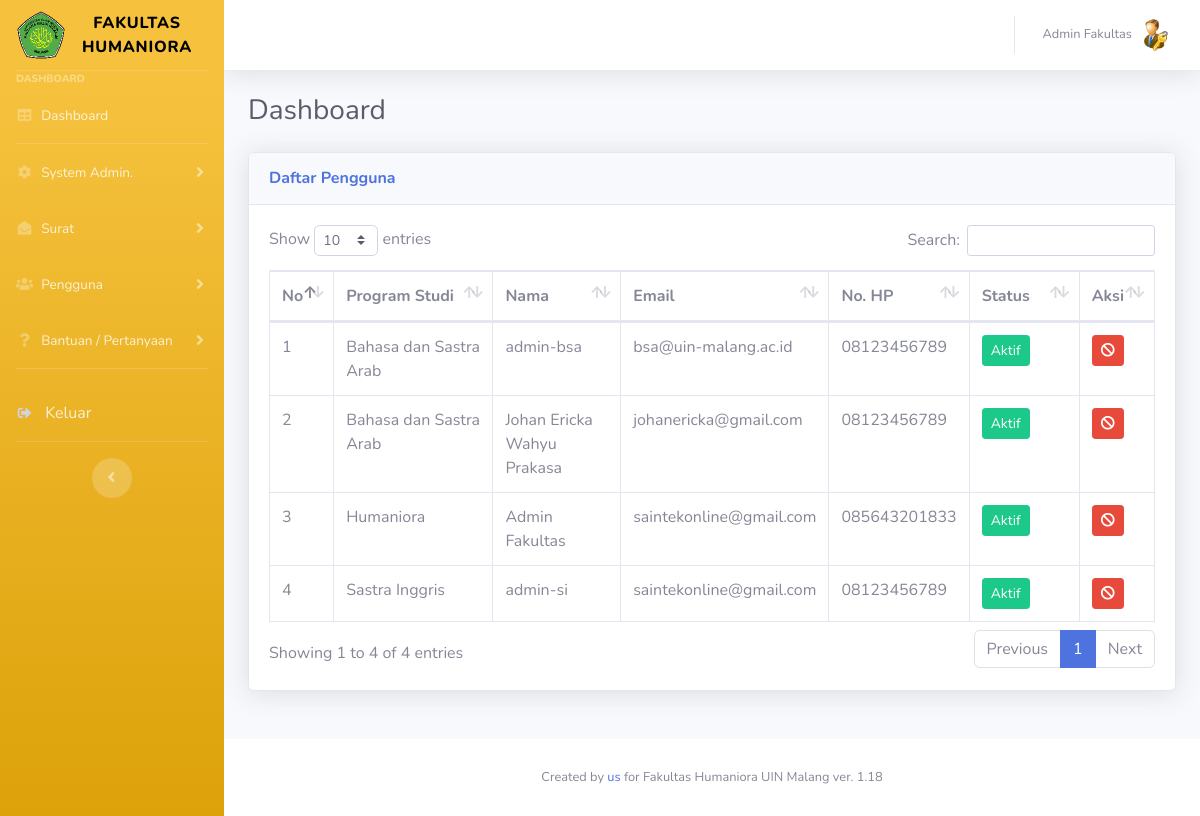
Before: /admin/user-tampil.php (signed in) with the older database file.
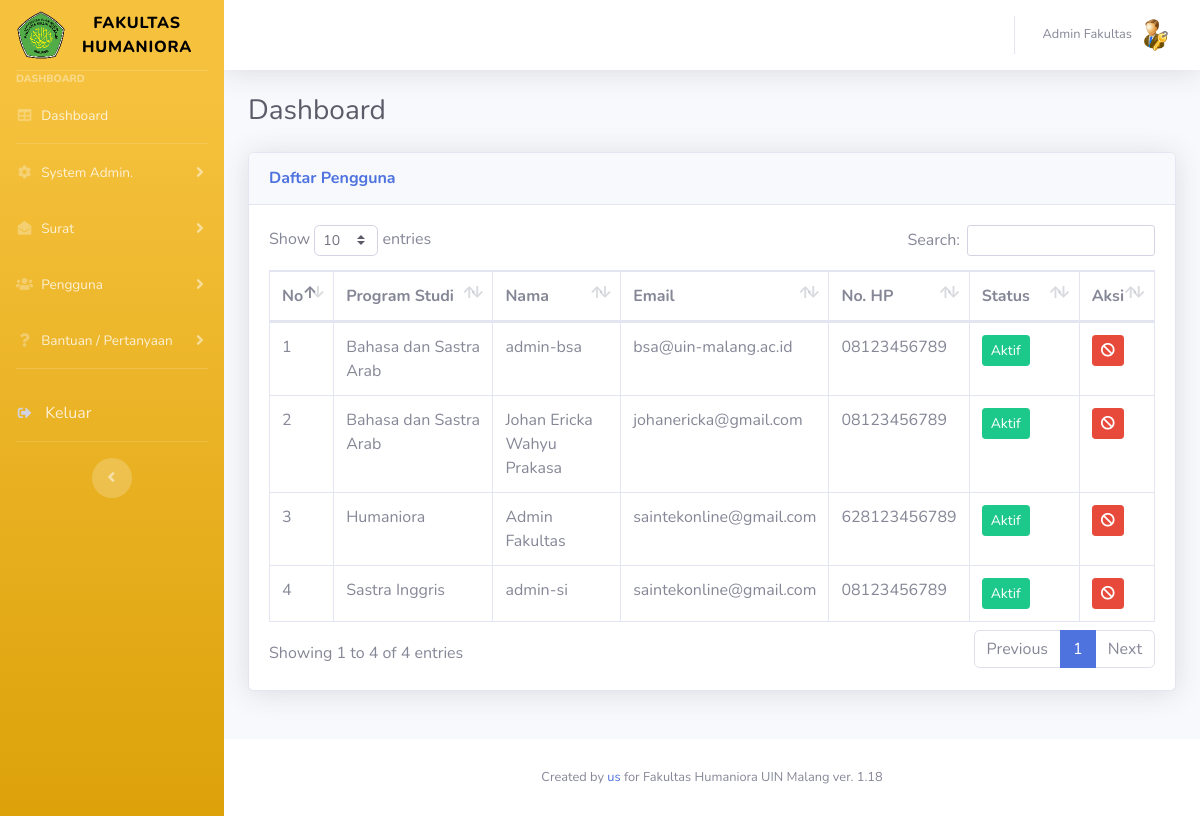
After: the same page with the newer database file.
### tables this page shows
CREATE TABLE IF NOT EXISTS `pengguna` (
  `no` int(11) NOT NULL AUTO_INCREMENT,
  `nama` varchar(100) DEFAULT NULL,
  `nim` varchar(20) DEFAULT NULL,
  `nohp` varchar(20) DEFAULT NULL,
  `email` varchar(100) DEFAULT NULL,
  `prodi` varchar(50) DEFAULT NULL,
  `user` varchar(50) DEFAULT NULL,
  `pass` varchar(50) DEFAULT NULL,
  `plaintext` varchar(50) DEFAULT NULL,
  `role` varchar(50) DEFAULT 'mahasiswa',
  `token` varchar(100) DEFAULT '0',
  `status` tinyint(4) DEFAULT '0',
  KEY `Index 1` (`no`)
);

### admin/user-tampil.php (the view, shortened to what the changed rows need)
<!DOCTYPE html>
<html lang="en">
<head>
    <link href="../vendor/fontawesome-free/css/all.min.css" rel="stylesheet" type="text/css">
    <link href="../css/sb-admin-2.min.css" rel="stylesheet">
    <link href="../vendor/datatables/dataTables.bootstrap4.min.css" rel="stylesheet">
</head>
<body id="page-top">
    <div id="wrapper">
        <div id="content-wrapper" class="d-flex flex-column">
            <div id="content">
                <?php
                require "../assets/topbar.php";
                ?>
                <div class="container-fluid">
                    <div class="d-sm-flex align-items-center justify-content-between mb-4">
                        <h1 class="h3 mb-0 text-gray-800">Dashboard</h1>
                    </div>
                    <div class="row">
                        <div class="col-lg-12 mb-4">
                            <div class="card shadow mb-4">
                                <div class="card-body">
                                    <div class="table-responsive">
                                        <table class="table table-bordered" id="dataTable" width="100%" cellspacing="0">
                                            <thead>
                                                <tr>
                                                    <th>No</th>
                                                    <th width="30%">Program Studi</th>
                                                    <th width="20%">Nama</th>
                                                    <th>Email</th>
                                                    <th>No. HP</th>
                                                    <th>Status</th>
                                                    <th width="10%">Aksi</th>
                                                </tr>
                                            </thead>
                                            <tbody>
                                                <?php
                                                $no = 1;
                                                $quser = mysqli_query($conn, "SELECT * FROM pengguna ORDER BY status, prodi, nama");
                                                while ($duser = mysqli_fetch_array($quser)) {
                                                    $nodata = $duser['no'];
                                                    $prodi = $duser['prodi'];
                                                    $nama = $duser['nama'];
                                                    $email = $duser['email'];
                                                    $nohp = $duser['nohp'];
                                                    $status = $duser['status'];
                                                ?>
                                                    <tr>
                                                        <td width="5%"><?= $no; ?></td>
                                                        <td width="25%"><?= $prodi; ?></td>
                                                        <td width="20%"><?= $nama; ?></td>
                                                        <td width="20%"><?= $email; ?></td>
                                                        <td width="10%"><?= $nohp; ?></td>
                                                        <td width="15%"><?php
                                                                        if ($status == 1) {
                                                                        ?>
                                                                <a class="btn btn-success btn-sm" onclick="return confirm('Edit data <?php echo $nama ?> ?')" href="user-edit.php?nodata=<?= $nodata; ?>">Aktif</a>
                                                            <?php
                                                                        } else {
                                                            ?>
                                                                <a class="btn btn-warning btn-sm" onclick="return confirm('Edit data <?php echo $nama ?> ?')" href="user-edit.php?nodata=<?= $nodata; ?>">Non-Aktif</a>
                                                            <?php
                                                                        }
                                                            ?>
                                                        </td>
                                                        <td width="5%">
                                                            <a class="btn btn-danger btn-sm" onclick="return confirm('Yakin menghapus data <?php echo $nama ?> ?')" href="user-hapus.php?nodata=<?= $nodata; ?>">
                                                                <i class="fas fa-ban"></i>
                                                            </a>
                                                        </td>
                                                    </tr>
                                                <?php
                                                    $no++;
                                                }
                                                ?>
                                            </tbody>
                                        </table>
                                    </div>
                                </div>
                            </div>
                        </div>
                    </div>
                </div>
            </div>
        </div>
    </div>
</body>
</html>

Changed rows visible on the page:
changed pengguna "Humaniora": nohp "085643201833" → "628123456789"
